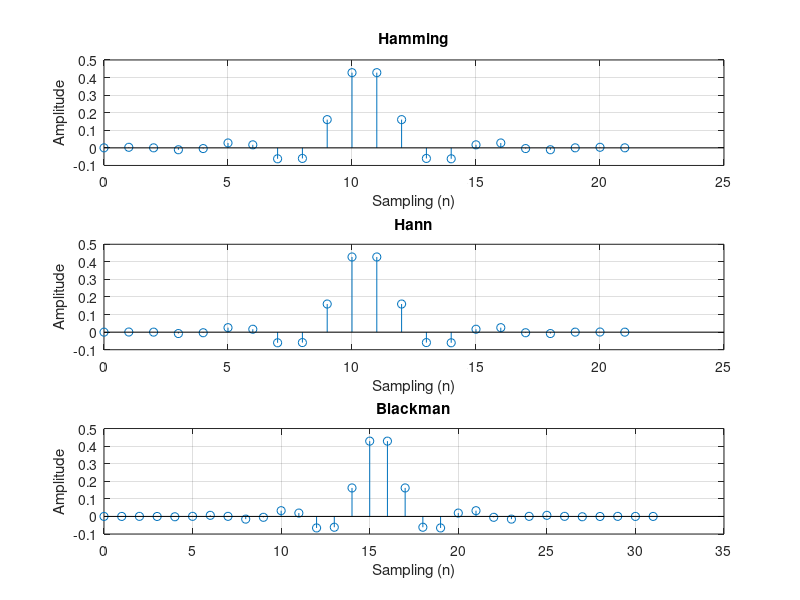
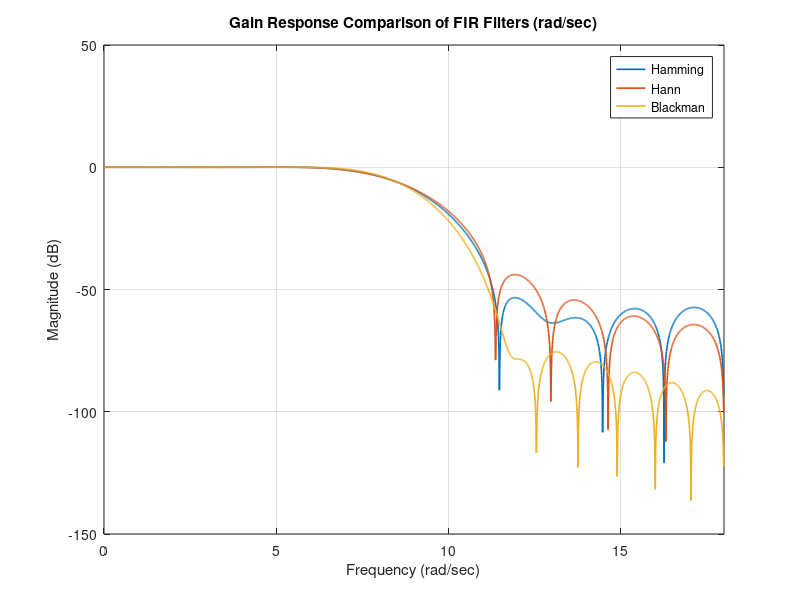

MATLAB code for these plots, in order:
clear; clc;
analog_wp = 5;       % 通帶邊界頻率（rad/sec）
analog_ws = 12;      % 阻帶邊界頻率（rad/sec）
fs = 36 / (2 * pi);  % 將 36 rad/sec 轉換為 Hz
Ts = 1 / fs;         % 取樣週期（秒）

% 數位化頻率 
wp = analog_wp * Ts; 
ws = analog_ws * Ts; 
wc = (ws + wp) / 2;  
transition_BW = ws - wp; 

%  濾波器階數M估算，取到整數
M_Hann     = ceil(8 * pi / transition_BW);      
M_Hamming  = ceil(8 * pi / transition_BW);     
M_Blackman = ceil(12 * pi / transition_BW);    

% 時間軸
n1 = -M_Hamming / 2 : M_Hamming / 2;
n2 = -M_Hann / 2    : M_Hann / 2;
n3 = -M_Blackman / 2: M_Blackman / 2;

% 利用理想低通濾波器的脈衝響應（sinc 函數）乘上對應窗函數，設計出 FIR 濾波器係數
L_Hann     = ((wc / pi) * sinc((wc / pi) * n2)) .* hanning(M_Hann + 1)';     
L_Hamming  = ((wc / pi) * sinc((wc / pi) * n1)) .* hamming(M_Hamming + 1)';  
L_Blackman = ((wc / pi) * sinc((wc / pi) * n3)) .* blackman(M_Blackman + 1)';

%時域係數圖
x1 = 0:M_Hamming;
x2 = 0:M_Hann;
x3 = 0:M_Blackman;

figure;
subplot(3,1,1)
stem(x1, L_Hamming); grid on;
title('Hamming');
xlabel('Sampling (n)');
ylabel('Amplitude');

subplot(3,1,2)
stem(x2, L_Hann); grid on;
title('Hann');
xlabel('Sampling (n)');
ylabel('Amplitude');

subplot(3,1,3)
stem(x3, L_Blackman); grid on;
title('Blackman');
xlabel('Sampling (n)');
ylabel('Amplitude');

% 頻率響應（使用 freqz，橫軸為 rad/sec）
n_fft = 2048;
[H1, w1] = freqz(L_Hamming, 1, n_fft);
[H2, ~]  = freqz(L_Hann, 1, n_fft);
[H3, ~]  = freqz(L_Blackman, 1, n_fft);

% 轉換為 rad/sec：ω = (rad/sample) * fs
omega = w1 * fs;

% 畫頻率響應圖
figure;
plot(omega, 20*log10(abs(H1)), 'LineWidth', 1.2); hold on;
plot(omega, 20*log10(abs(H2)), 'LineWidth', 1.2);
plot(omega, 20*log10(abs(H3)), 'LineWidth', 1.2); grid on;

xlabel('Frequency (rad/sec)');
ylabel('Magnitude (dB)');
legend('Hamming','Hann','Blackman');
title('Gain Response Comparison of FIR Filters (rad/sec)');
xlim([0, pi*fs]);  % 限制 Nyquist 頻率
